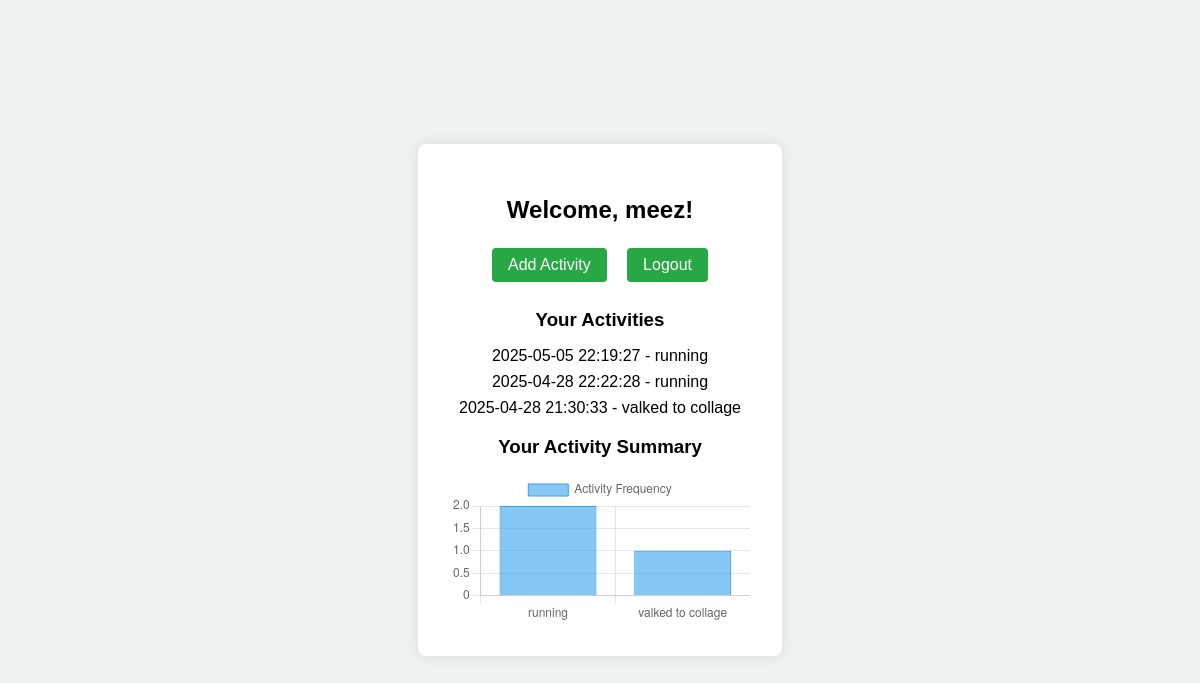
/dashboard (signed in), run on the app's committed database.
### tables this page shows
CREATE TABLE activities (id INTEGER PRIMARY KEY, user_id INTEGER, activity TEXT, date TIMESTAMP DEFAULT CURRENT_TIMESTAMP);

### final-project/app.py (the view)
@app.route('/dashboard')
def dashboard():
    if 'user_id' not in session:
        return redirect(url_for('login'))
    conn = sqlite3.connect('instance/healthtrack.db')
    c = conn.cursor()
    c.execute("SELECT activity, date FROM activities WHERE user_id = ? ORDER BY date DESC", (session['user_id'],))
    activities = c.fetchall()
    activity_summary = {}
    for activity, date in activities:
        activity_summary[activity] = activity_summary.get(activity, 0) + 1
    conn.close()
    return render_template('dashboard.html', activities=activities, activity_summary=activity_summary)

### final-project/templates/dashboard.html (shortened to what this page needs)
<!DOCTYPE html>
<html lang="en">
<head>
    <link rel="stylesheet" href="{{ url_for('static', filename='styles.css') }}">
</head>
<body>
<div class="container">
    <h2>Welcome, {{ session['user_name'] }}!</h2>
    <a href="/add" class="btn">Add Activity</a>
    <a href="/logout" class="btn">Logout</a>
    <h3>Your Activities</h3>
    <ul>
        {% for activity, date in activities %}
            <li>{{ date }} - {{ activity }}</li>
        {% else %}
            <li>No activities yet.</li>
        {% endfor %}
    </ul>
    <h3>Your Activity Summary</h3>
    <canvas id="activityChart" width="400" height="200"></canvas>
    <script>
        // Pass the activity summary from Python to JavaScript
        const activityData = {{ activity_summary | tojson }};
        const labels = Object.keys(activityData);  // Get activity names
        const counts = Object.values(activityData);  // Get their corresponding counts
        // Check if the values are properly assigned
        console.log("Activity Data: ", activityData);
        console.log("Labels: ", labels);
        console.log("Counts: ", counts);
        const ctx = document.getElementById('activityChart').getContext('2d');
        new Chart(ctx, {
            type: 'bar',
            data: {
                labels: labels, // Activity names (X-axis)
                datasets: [{
                    label: 'Activity Frequency',
                    data: counts,  // Frequency of each activity (Y-axis)
                    backgroundColor: 'rgba(54, 162, 235, 0.6)', // Blue color for bars
                    borderColor: 'rgba(54, 162, 235, 1)',  // Border color
                    borderWidth: 1
                }]
            },
            options: {
                scales: {
                    y: {
                        beginAtZero: true, // Start Y-axis from zero
                        stepSize: 1  // Step size for the Y-axis
                    }
                }
            }
        });
    </script>
</div>
</body>
</html>

### final-project/static/styles.css (style rules this page uses)
body { font-family: Arial, sans-serif; background-color: #eef2f3; margin: 0; padding: 0; display: flex; justify-content: center; align-items: center; height: 100vh; }
.container { background: white; padding: 2rem; border-radius: 8px; box-shadow: 0 0 15px rgba(0,0,0,0.1); width: 300px; text-align: center; }
h1, h2, h3 { margin-bottom: 1rem; }
.btn { display: inline-block; background-color: #28a745; color: white; padding: 0.5rem 1rem; margin: 0.5rem; text-decoration: none; border-radius: 4px; }
ul { list-style-type: none; padding: 0; }
li { margin: 0.5rem 0; }

### data on the page
activities: date "2025-05-05 22:19:27", activity "running"
activities: date "2025-04-28 22:22:28", activity "running"
activities: date "2025-04-28 21:30:33", activity "valked to collage"

### other printed values
{{ session['user_name'] }} "meez"
chart data {{ activity_summary | tojson }} {"running": 2, "valked to collage": 1}
